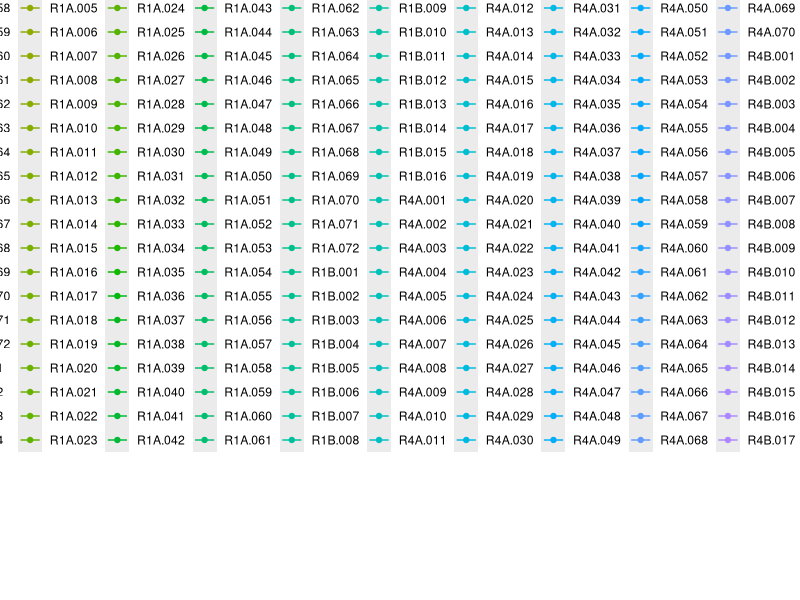

Here is the R script that generated this plot: (Note: this script raises an error after producing the figure.)
## ---- chunk 1
knitr::opts_chunk$set(echo = TRUE)
library(tidyverse)
library(readxl)
library(here)
library(openxlsx)
## ---- chunk 2
CTC1S1 <- read_xlsx(here("dades","1S1.xlsx"))
CTC1S1_h <- read_xlsx(here("dades","1S1.xlsx"))|>
  mutate( departure = format(departure, "%H:%M"))
CTC1S2 <- read_xlsx(here("dades","1S2.xlsx"))
CTC1S2_h <- read_xlsx(here("dades","1S2.xlsx"))|>
  mutate( departure = format(departure, "%H:%M"))
## ---- chunk 3
malla_CTC1S2 <- ggplot(data = CTC1S2, aes(x = station, y = departure, group = train_number)) +
  geom_line(
    aes(colour = train_number)) +
  theme(
    axis.text.x = element_text(angle=90,vjust =0.6)) +
  coord_cartesian(expand = FALSE, xlim = c(0.9, 6.1), ylim = c(ymd_hms("1899-12-31 00:00:00"),ymd_hms("1900-1-1 01:00:00"))) +
  labs(
    x = "Estació",
    y = "Hora",
    colour = "Número de tren") +
  scale_x_discrete(limits=CTC1S2$station) +
  scale_y_datetime(date_label = "%H:%M") +
  geom_point(
    aes(colour = train_number))
  ## Per tenir bé l'eix x cal posar tots els punts en ordre al principi sense dades
## ---- chunk 4
ggsave(here("malles", "CTC1S1.jpg"), plot = malla_CTC1S1, dpi = 300,  width = 40, height = 80, units = "cm") ##This saves last graph run

## Canviar plot per el que vull generar. Esborrar anterior abans de generar
## ---- chunk 5
Malgrat_de_mar_horari <- CTC1S1_h %>%
  filter(station == "MALGRAT DE MAR") %>%
  arrange(departure)
## Cal fer servir l'objecte amb _h per eliminar el 1899
## ---- chunk 6
R1A_001_horari <- CTC1S1_h %>%
  filter(train_number == "R1A.001") %>%
  arrange(departure)
## Cal fer servir l'objecte amb _h per eliminar el 1899
## ---- chunk 7
Malgrat_de_mar_horari_macanet <- CTC1S1_h %>%
  filter(station == "MALGRAT DE MAR") %>%
   filter(destination == "Maçanet-Massanes") %>%
  arrange(departure)
## Cal fer servir l'objecte amb _h per eliminar el 1899
## ---- chunk 8
write.xlsx(Malgrat_de_mar_horari,here("horaris_generats","Malgrat_de_mar_horari.xlsx"),colNames = TRUE)
## Cal canviar l'objecte i el nom del document cada nou horari
